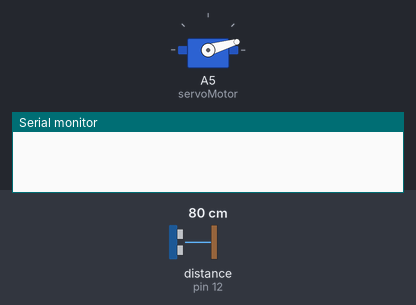
This sketch was run on a simulated Arduino Uno, built with avr-gcc and run on an emulated ATmega328P. Parts: servo, the last lines printed to the serial monitor. Wiring (inferred from the names in the program): ultrasonic range finder: trigger pin 13; echo pin 12. Inputs (shaded band) come from the test bench; at power-on: distance to the obstacle (sensor on pin 12) 80 cm. The echo pulse lasts 58.3 µs per cm.

Above: at 0.75 s.
1.8 s: distance to the obstacle (sensor on pin 12) set to 2 cm
At 2.5 s:
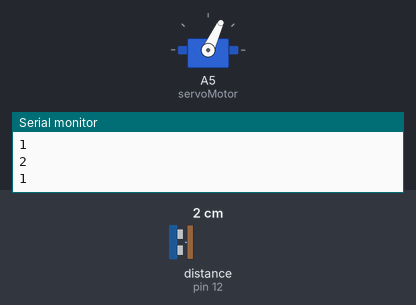
4.8 s: distance to the obstacle (sensor on pin 12) set to 250 cm
At 5.8 s:
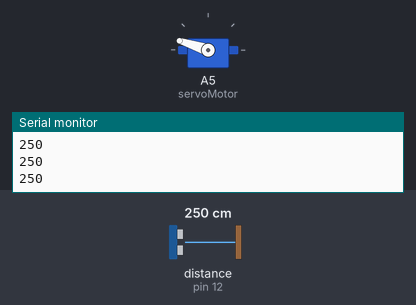
7.8 s: distance to the obstacle (sensor on pin 12) set to 4 cm
At 8.4 s:
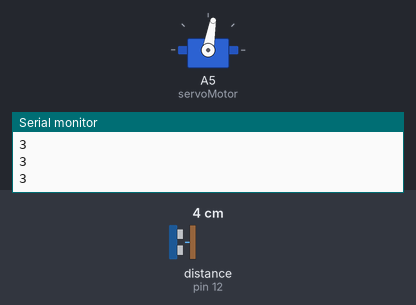
10.8 s: distance to the obstacle (sensor on pin 12) set to 35 cm
13.8 s: distance to the obstacle (sensor on pin 12) set to 60 cm
Timing chart, 0 to 17.8 s (numbered marks = the images above; inputs shaded):
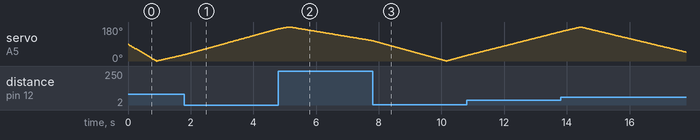

The sketch:

ultra-sonic.ino
```cpp
#include <ServoEasing.hpp>


// Servo Motor
ServoEasing servoMotor;

// Ultra Sonic
byte TRIG = 13;
byte ECHO = 12;

void setup() {
  Serial.begin(9600);
  servoMotor.attach(A5, 90);
  pinMode(TRIG, OUTPUT);
  pinMode(ECHO, INPUT);
}

int calculateDistance () {
  digitalWrite(TRIG, HIGH);
  delay(1);
  digitalWrite(TRIG, LOW);
  int duration = pulseIn(ECHO, HIGH);
  return (duration / 58.2);
}

void loop() {

  for(int i = 0; i <= 180; i++){
    servoMotor.easeTo(i, 100);
    Serial.println(calculateDistance());
  }

  for(int i = 180; i > 0; i--){
    servoMotor.easeTo(i, 100);
    Serial.println(calculateDistance());
  }

}
```

Measured:
- by itself, servo on A5 (servoMotor): rises from 155° to 180° in 0.61 s, then falls to 47° in 3.4 s
